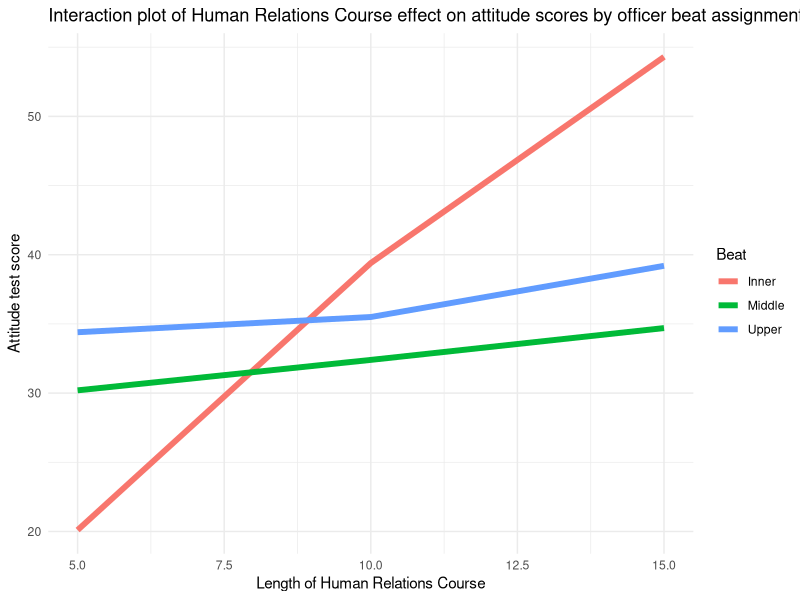

Write R code to recreate this figure.
## ---- chunk 1
# Load knitr package and settings
library(knitr)
library(data.table)
library(ggplot2)
library(formatR)
options(scipen=999)
#opts_chunk$set(fig.align='center', tidy=TRUE, tidy.opts=list(blank=TRUE, width.cutoff=40), warning=FALSE,message=FALSE)
#opts_chunk$set(tidy.opts=list(width.cutoff=80),tidy=TRUE)
## ---- chunk 2
## Set up some data and functions.
set.seed(1234)
setwd('C:/Users/ngraetz/Documents/repos/causal_inference')
d <- fread('hw_2.csv')
## Run rank sum test and calculate CI.
ci <- wilcox.test(d$treatment,d$control,paired=TRUE,conf.int=TRUE)$conf.int
m <- wilcox.test(d$treatment,d$control,paired=TRUE,alternative="less",conf.int=TRUE)$estimate
message(paste0(round(m), ' (',round(ci[1]), ' - ', round(ci[2]), ')'))
## ---- chunk 3
police <- data.table(Beat=c('Upper','Upper','Upper','Middle','Middle','Middle','Inner','Inner','Inner'),
                     length=c(5,10,15,5,10,15,5,10,15),
                     score=c(34.4,35.5,39.2,30.2,32.4,34.7,20.1,39.4,54.3))
## Interaction plot (x=length,y=score,color=beat)
ggplot() +
  geom_line(data=police,
            aes(x=length,
                y=score,
                color=Beat),
            size=2) + 
  labs(x='Length of Human Relations Course',
       y='Attitude test score',
       title='Interaction plot of Human Relations Course effect on attitude scores by officer beat assignment') + 
  theme_minimal()
## ---- chunk 4
d <- as.data.table(expand.grid(c('8_hours','13_hours'), c('Old','New'), c('Low','High')))
names(d) <- c('time','laser','airflow')
d <- rbind(d,d)
d[, y := c(.83,.18,.86,.30,.68,.25,.72,.10,.78,.16,.67,.23,.90,.20,.81,.14)]
d[time=='8_hours', time_i := -1]
d[time=='13_hours', time_i := 1]
d[laser=='Old', laser_i := -1]
d[laser=='New', laser_i := 1]
d[airflow=='Low', airflow_i := -1]
d[airflow=='High', airflow_i := 1]
model1 <- lm(y ~ time_i * laser_i * airflow_i, data = d)
summary(model1)
kable(2*coef(model1)[-1])
